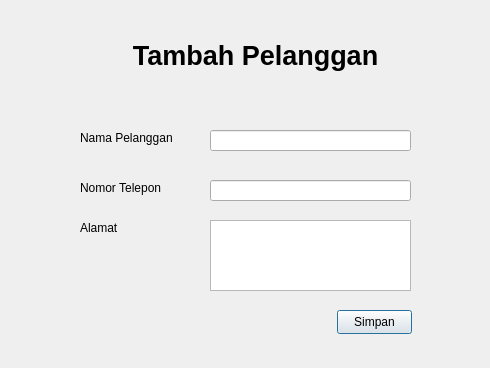
<?xml version="1.0" encoding="UTF-8"?>
<ui version="4.0">
 <class>Dialog</class>
 <widget class="QDialog" name="Dialog">
  <property name="geometry">
   <rect>
    <x>0</x>
    <y>0</y>
    <width>490</width>
    <height>368</height>
   </rect>
  </property>
  <property name="windowTitle">
   <string>Dialog</string>
  </property>
  <widget class="QLabel" name="label">
   <property name="geometry">
    <rect>
     <x>130</x>
     <y>30</y>
     <width>251</width>
     <height>51</height>
    </rect>
   </property>
   <property name="font">
    <font>
     <pointsize>20</pointsize>
     <bold>true</bold>
    </font>
   </property>
   <property name="layoutDirection">
    <enum>Qt::LeftToRight</enum>
   </property>
   <property name="text">
    <string>Tambah Pelanggan</string>
   </property>
   <property name="alignment">
    <set>Qt::AlignCenter</set>
   </property>
  </widget>
  <widget class="QLabel" name="label_2">
   <property name="geometry">
    <rect>
     <x>80</x>
     <y>130</y>
     <width>111</width>
     <height>16</height>
    </rect>
   </property>
   <property name="text">
    <string>Nama Pelanggan</string>
   </property>
  </widget>
  <widget class="QLineEdit" name="lineEdit">
   <property name="geometry">
    <rect>
     <x>210</x>
     <y>130</y>
     <width>201</width>
     <height>21</height>
    </rect>
   </property>
  </widget>
  <widget class="QLabel" name="label_3">
   <property name="geometry">
    <rect>
     <x>80</x>
     <y>220</y>
     <width>111</width>
     <height>16</height>
    </rect>
   </property>
   <property name="text">
    <string>Alamat</string>
   </property>
  </widget>
  <widget class="QLabel" name="label_4">
   <property name="geometry">
    <rect>
     <x>80</x>
     <y>180</y>
     <width>111</width>
     <height>16</height>
    </rect>
   </property>
   <property name="text">
    <string>Nomor Telepon</string>
   </property>
  </widget>
  <widget class="QLineEdit" name="lineEdit_2">
   <property name="geometry">
    <rect>
     <x>210</x>
     <y>180</y>
     <width>201</width>
     <height>21</height>
    </rect>
   </property>
  </widget>
  <widget class="QTextEdit" name="textEdit">
   <property name="geometry">
    <rect>
     <x>210</x>
     <y>220</y>
     <width>201</width>
     <height>71</height>
    </rect>
   </property>
  </widget>
  <widget class="QPushButton" name="pushButton_5">
   <property name="geometry">
    <rect>
     <x>337</x>
     <y>310</y>
     <width>75</width>
     <height>24</height>
    </rect>
   </property>
   <property name="text">
    <string>Simpan</string>
   </property>
  </widget>
 </widget>
 <resources/>
 <connections/>
</ui>
